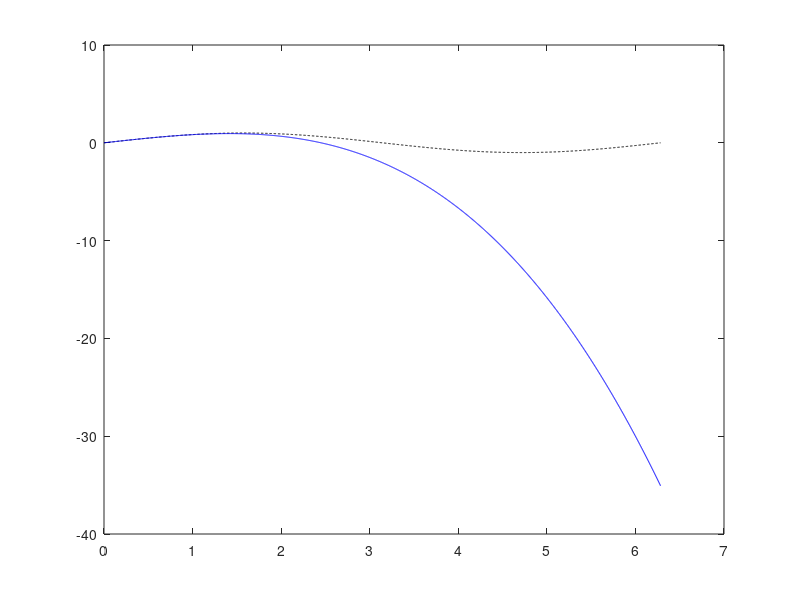
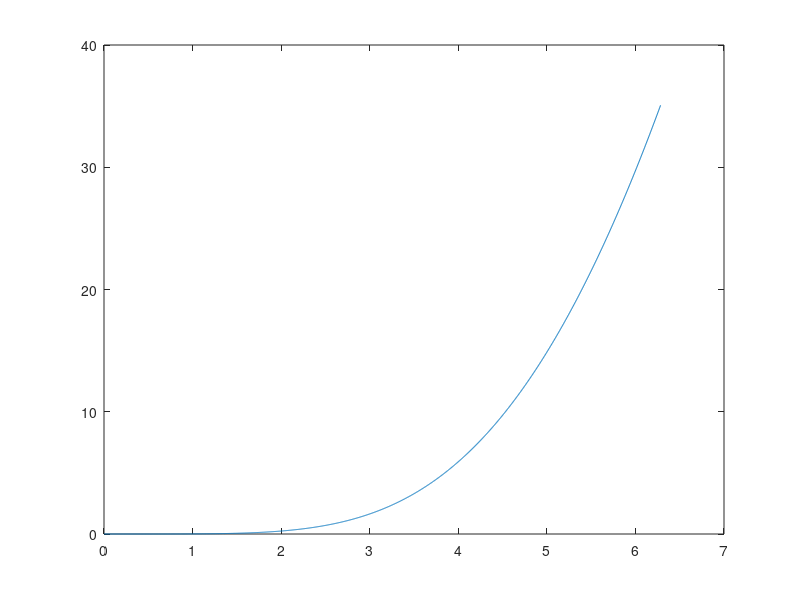
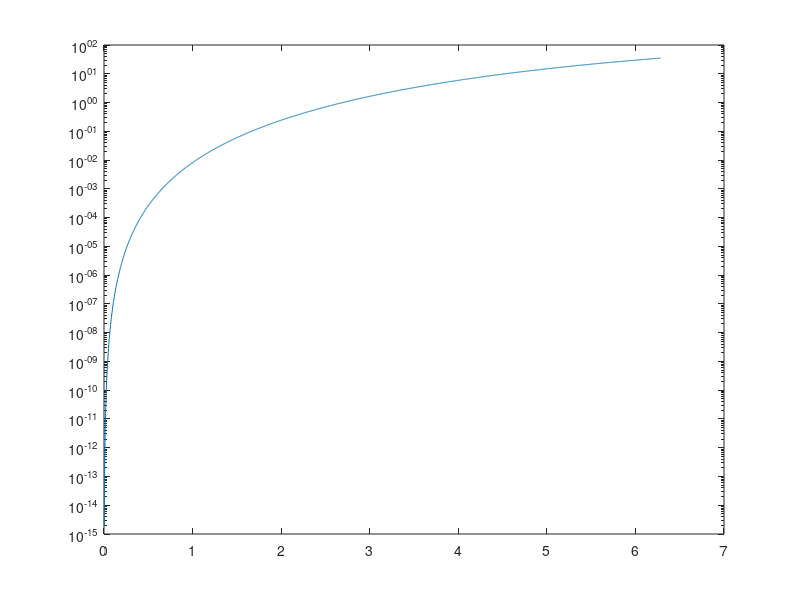

Recreate these plots in MATLAB, in order.
f = @(x) sin(x);

l = linspace(0, 2*pi, 2100);
p = @(x) x-(x.^3)/6;

abs_err = @(x) abs(f(x)-p(x));

figure(1);
plot(l, f(l), '--k', l, p(l), '-b')

figure(2);
plot(l, abs_err(l))

figure(3);
semilogy(l, abs_err(l))